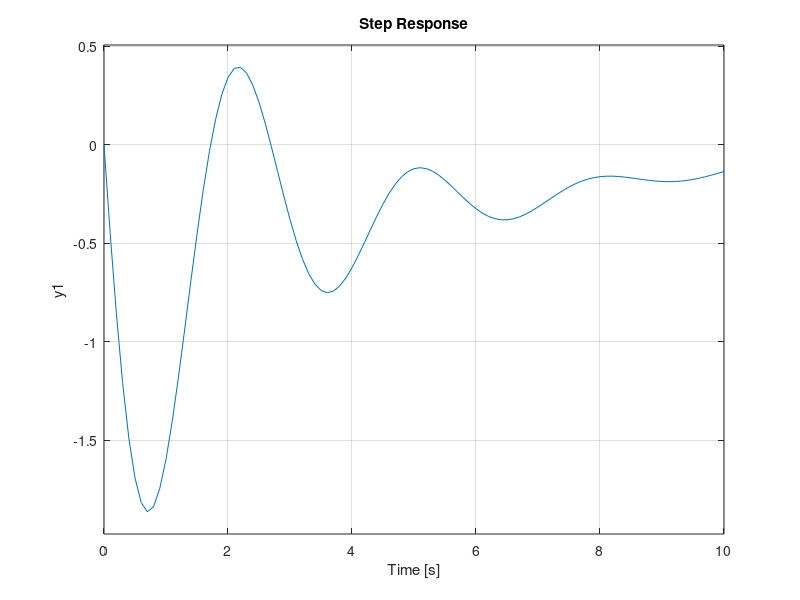

MATLAB code to generate this figure:
% Example 11.3
% Lockheed F-104 Starfighter

clear
clc

% Pitch rate response to elevator transfer function
% Transfer function construction

s = tf('s');
num = -4.66 * s * (s + 0.133) * (s + 0.269);
den = (s^2 + (0.015 * s) + 0.021) * (s^2 + (0.911 * s) + 4.884);

sys = num/den;

% Stability modes
damp(sys)

% ## Goals ##
% Phugoid damping ratio >= 0.04
% Short-period damping ratio >= 0.5
% Short-period undamped natural frequency >= 0.8 and <= 3.0 rad/s

t = 0:0.1:10;

% subplot(1,2,1);
step(sys, t)

% Closed-loop with gain
% sys_cl = feedback(sys, 0.5);
% subplot(1,2,2);
% step(sys_cl, t);